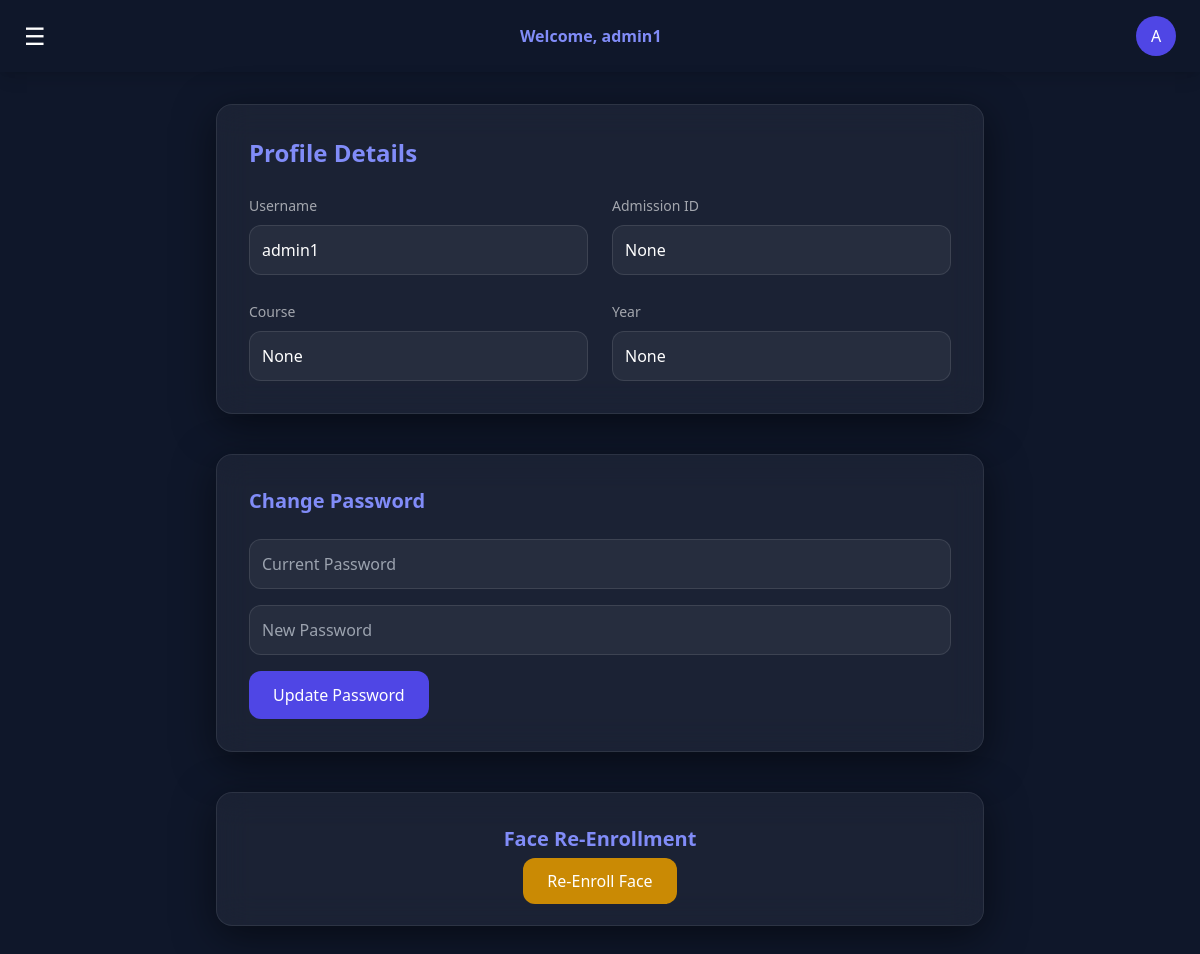
Page /accounts/student/profile/ (signed in) on the committed database.
### accounts/models.py (models this page shows, shortened)
class User(AbstractUser):
    ROLE_CHOICES = (
        ('student', 'Student'),
        ('lecturer', 'Lecturer'),
        ('admin', 'Admin'),
    )
    role = models.CharField(max_length=10, choices=ROLE_CHOICES)
    admission_id = models.CharField(max_length=20, unique=True, null=True, blank=True)
    dob = models.DateField(null=True, blank=True)
    lecturer_id = models.CharField(max_length=20, unique=True, null=True, blank=True)
    admin_id = models.CharField(max_length=20, unique=True, null=True, blank=True)
    face_enrolled = models.BooleanField(default=False)
    re_enroll_used = models.BooleanField(default=False) #ONE self re-enroll allowed
    admin_reenroll_allowed = models.BooleanField(default=False) #Admin override.
    course = models.ForeignKey(
        Course,
        on_delete=models.SET_NULL,
        null=True,
            blank=True
    )
    year = models.IntegerField(null=True, blank=True)

### accounts/views.py (the view)
# urls.py: path("student/profile/", student_profile, name="student_profile"),
@login_required
def student_profile(request):
    return render(request, "student/profile.html")

### templates/student/profile.html (shortened to what this page needs)
{% extends "student/base.html" %}
{% block content %}
<div class="max-w-3xl mx-auto space-y-10">
    <div class="glass p-8 rounded-2xl">
        <h2 class="text-2xl font-bold mb-6 text-indigo-400">
            Profile Details
        </h2>
        <div class="grid md:grid-cols-2 gap-6">
            <div>
                <label class="text-sm text-white/60">Username</label>
                <input type="text" value="{{ request.user.username }}"
                       class="w-full mt-2 p-3 rounded-xl bg-white/5 border border-white/10" disabled>
            </div>
            <div>
                <label class="text-sm text-white/60">Admission ID</label>
                <input type="text" value="{{ request.user.admission_id }}"
                       class="w-full mt-2 p-3 rounded-xl bg-white/5 border border-white/10" disabled>
            </div>
            <div>
                <label class="text-sm text-white/60">Course</label>
                <input type="text" value="{{ request.user.course }}"
                       class="w-full mt-2 p-3 rounded-xl bg-white/5 border border-white/10" disabled>
            </div>
            <div>
                <label class="text-sm text-white/60">Year</label>
                <input type="text" value="{{ request.user.year }}"
                       class="w-full mt-2 p-3 rounded-xl bg-white/5 border border-white/10" disabled>
            </div>
        </div>
    </div>
    <div class="glass p-8 rounded-2xl">
        <h2 class="text-xl font-bold mb-6 text-indigo-400">
            Change Password
        </h2>
        <form method="POST">
            <div class="space-y-4">
                <input type="password" name="current_password"
                       placeholder="Current Password"
                       class="w-full p-3 rounded-xl bg-white/5 border border-white/10">
                <input type="password" name="new_password"
                       placeholder="New Password"
                       class="w-full p-3 rounded-xl bg-white/5 border border-white/10">
                <button type="submit"
                        class="px-6 py-3 bg-indigo-600 rounded-xl hover:bg-indigo-700">
                    Update Password
                </button>
            </div>
        </form>
    </div>
    <div class="glass p-8 rounded-2xl text-center">
        <h2 class="text-xl font-bold mb-4 text-indigo-400">
            Face Re-Enrollment
        </h2>
        {% if request.user.re_enroll_used %}
            <button disabled
                class="px-6 py-3 bg-gray-600 rounded-xl cursor-not-allowed">
                Re-Enroll Used
            </button>
        {% else %}
            <a href="{% url 'student_enroll' %}"
               class="px-6 py-3 bg-yellow-600 rounded-xl hover:bg-yellow-700">
                Re-Enroll Face
            </a>
        {% endif %}
    </div>
</div>
{% endblock %}

### templates/student/base.html (shortened to what this page needs)
{% load static %}
<!DOCTYPE html>
<html lang="en">
<head>
    <script src="https://cdn.tailwindcss.com"></script>
</head>
<body class="text-white min-h-screen flex">
<div class="flex-1 flex flex-col">
    <div class="flex justify-between items-center px-6 py-4 bg-slate-900 shadow-lg">
        <button onclick="toggleSidebar()" class="text-white text-2xl">
            ☰
        </button>
        <div class="text-indigo-400 font-semibold">
            Welcome, {{ request.user.username }}
        </div>
        <div class="relative group">
            <div class="w-10 h-10 rounded-full bg-indigo-600 flex items-center justify-center cursor-pointer">
                {{ request.user.username|slice:":1"|upper }}
            </div>
        </div>
    </div>
    <div class="p-8">
        {% block content %}
        {% endblock %}
    </div>
</div>
</body>
</html>

### templates/student/base.html (style rules this page uses)
body { background: #0f172a; }
.glass { background: rgba(255,255,255,0.05); backdrop-filter: blur(16px); border: 1px solid rgba(255,255,255,0.08); box-shadow: 0 10px 40px rgba(0,0,0,0.5); }

### rows in the picture
User: user.username "admin1", user.username "A", user.admission_id "None", user.course "None", user.year "None"
